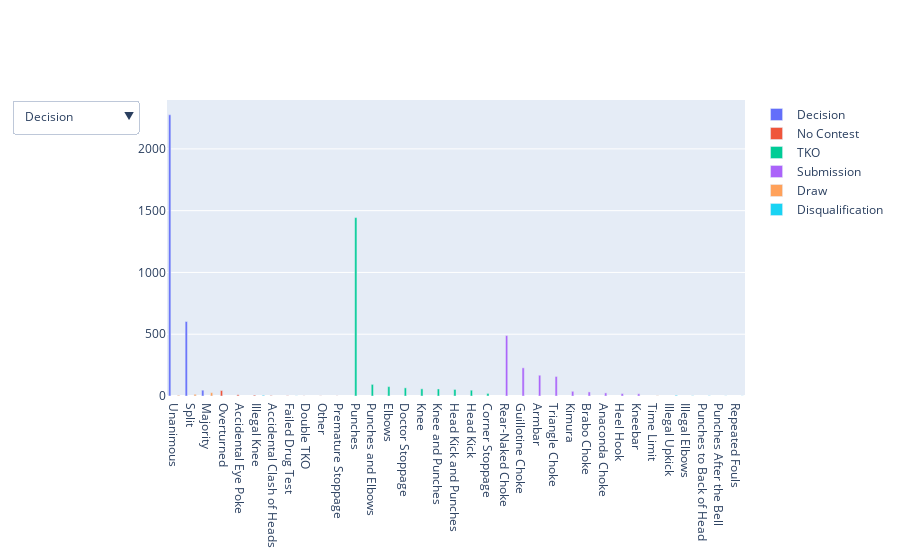

The notebook cell saved with this chart:
### Code cell
toplot = webscrapped.groupby(['method_category', 'method_subcategory']).size().reset_index().rename(columns={0: 'num_fights'})
import plotly.graph_objects as px
import numpy
  
plot = px.Figure(data=[go.Bar(
    name='Decision',
    x=toplot[toplot['method_category'] == 'Decision'].sort_values('num_fights', ascending=False)['method_subcategory'],
    y=toplot[toplot['method_category'] == 'Decision'].sort_values('num_fights', ascending=False)['num_fights']
),
    go.Bar(
    name='No Contest',
    x=toplot[toplot['method_category'] == 'No Contest'].sort_values('num_fights', ascending=False)['method_subcategory'],
    y=toplot[toplot['method_category'] == 'No Contest'].sort_values('num_fights', ascending=False)['num_fights']
),
    go.Bar(
    name='TKO',
    x=toplot[toplot['method_category'] == 'TKO'].sort_values('num_fights', ascending=False)['method_subcategory'][0:9],
    y=toplot[toplot['method_category'] == 'TKO'].sort_values('num_fights', ascending=False)['num_fights'][0:9]
),
    go.Bar(
    name='Submission',
    x=toplot[toplot['method_category'] == 'Submission'].sort_values('num_fights', ascending=False)['method_subcategory'][0:9],
    y=toplot[toplot['method_category'] == 'Submission'].sort_values('num_fights', ascending=False)['num_fights'][0:9]
),
    go.Bar(
    name='Draw',
    x=toplot[toplot['method_category'] == 'Draw'].sort_values('num_fights', ascending=False)['method_subcategory'],
    y=toplot[toplot['method_category'] == 'Draw'].sort_values('num_fights', ascending=False)['num_fights']
),
    go.Bar(
    name='Disqualification',
    x=toplot[toplot['method_category'] == 'Disqualification'].sort_values('num_fights', ascending=False)['method_subcategory'],
    y=toplot[toplot['method_category'] == 'Disqualification'].sort_values('num_fights', ascending=False)['num_fights']
)
])
  
  
# Add dropdown
plot.update_layout(
    updatemenus=[
        dict(
            active=0,
            buttons=list([      
                dict(label="Decision",
                     method="update",
                     args=[{"visible": [True, False, False, False, False, False]},
                           {"title": "Method - Decision",
                            }]),
                dict(label="No Contest",
                     method="update",
                     args=[{"visible": [False, True, False, False, False, False]},
                           {"title": "Method - No Contest",
                            }]),
                dict(label="TKO",
                     method="update",
                     args=[{"visible": [False, False, True, False, False, False]},
                           {"title": "Method - TKO",
                            }]),
                dict(label="Submission",
                     method="update",
                     args=[{"visible": [False, False, False, True, False, False]},
                           {"title": "Method - Submission",
                            }]),
                dict(label="Draw",
                     method="update",
                     args=[{"visible": [False, False, False, False, True, False]},
                           {"title": "Method - Draw",
                            }]),
                dict(label="Disqualification",
                     method="update",
                     args=[{"visible": [False, False, False, False, False, True]},
                           {"title": "Method - Disqualification",
                            }]),
            ])
        )
    ])
  
plot.show()

# HW make pretty

### Figure 1 — Plotly figure (JSON) as saved in the notebook; plotly's stock layout.template omitted (floating-point values rounded to 4 significant figures)
{"data": [{"name": "Decision", "type": "bar", "x": ["Unanimous", "Split", "Majority"], "y": [2276, 603, 47]}, {"name": "No Contest", "type": "bar", "x": ["Overturned", "Accidental Eye Poke", "Illegal Knee", "Accidental Clash of Heads", "Failed Drug Test", "Double TKO", "Other", "Premature Stoppage"], "y": [44, 10, 7, 4, 2, 1, 1, 1]}, {"name": "TKO", "type": "bar", "x": ["Punches", "Punches and Elbows", "Elbows", "Doctor Stoppage", "Knee", "Knee and Punches", "Head Kick and Punches", "Head Kick", "Corner Stoppage"], "y": [1444, 94, 76, 66, 58, 57, 53, 47, 21]}, {"name": "Submission", "type": "bar", "x": ["Rear-Naked Choke", "Guillotine Choke", "Armbar", "Triangle Choke", "Kimura", "Brabo Choke", "Anaconda Choke", "Heel Hook", "Kneebar"], "y": [489, 228, 168, 158, 38, 33, 25, 20, 18]}, {"name": "Draw", "type": "bar", "x": ["Majority", "Split", "Unanimous", "Time Limit"], "y": [27, 14, 6, 2]}, {"name": "Disqualification", "type": "bar", "x": ["Illegal Knee", "Illegal Upkick", "Illegal Elbows", "Punches to Back of Head", "Failed Drug Test", "Punches After the Bell", "Repeated Fouls"], "y": [6, 6, 2, 2, 1, 1, 1]}], "layout": {"updatemenus": [{"active": 0, "buttons": [{"args": [{"visible": [true, false, false, false, false, false]}, {"title": "Method - Decision"}], "label": "Decision", "method": "update"}, {"args": [{"visible": [false, true, false, false, false, false]}, {"title": "Method - No Contest"}], "label": "No Contest", "method": "update"}, {"args": [{"visible": [false, false, true, false, false, false]}, {"title": "Method - TKO"}], "label": "TKO", "method": "update"}, {"args": [{"visible": [false, false, false, true, false, false]}, {"title": "Method - Submission"}], "label": "Submission", "method": "update"}, {"args": [{"visible": [false, false, false, false, true, false]}, {"title": "Method - Draw"}], "label": "Draw", "method": "update"}, {"args": [{"visible": [false, false, false, false, false, true]}, {"title": "Method - Disqualification"}], "label": "Disqualification", "method": "update"}]}]}}
